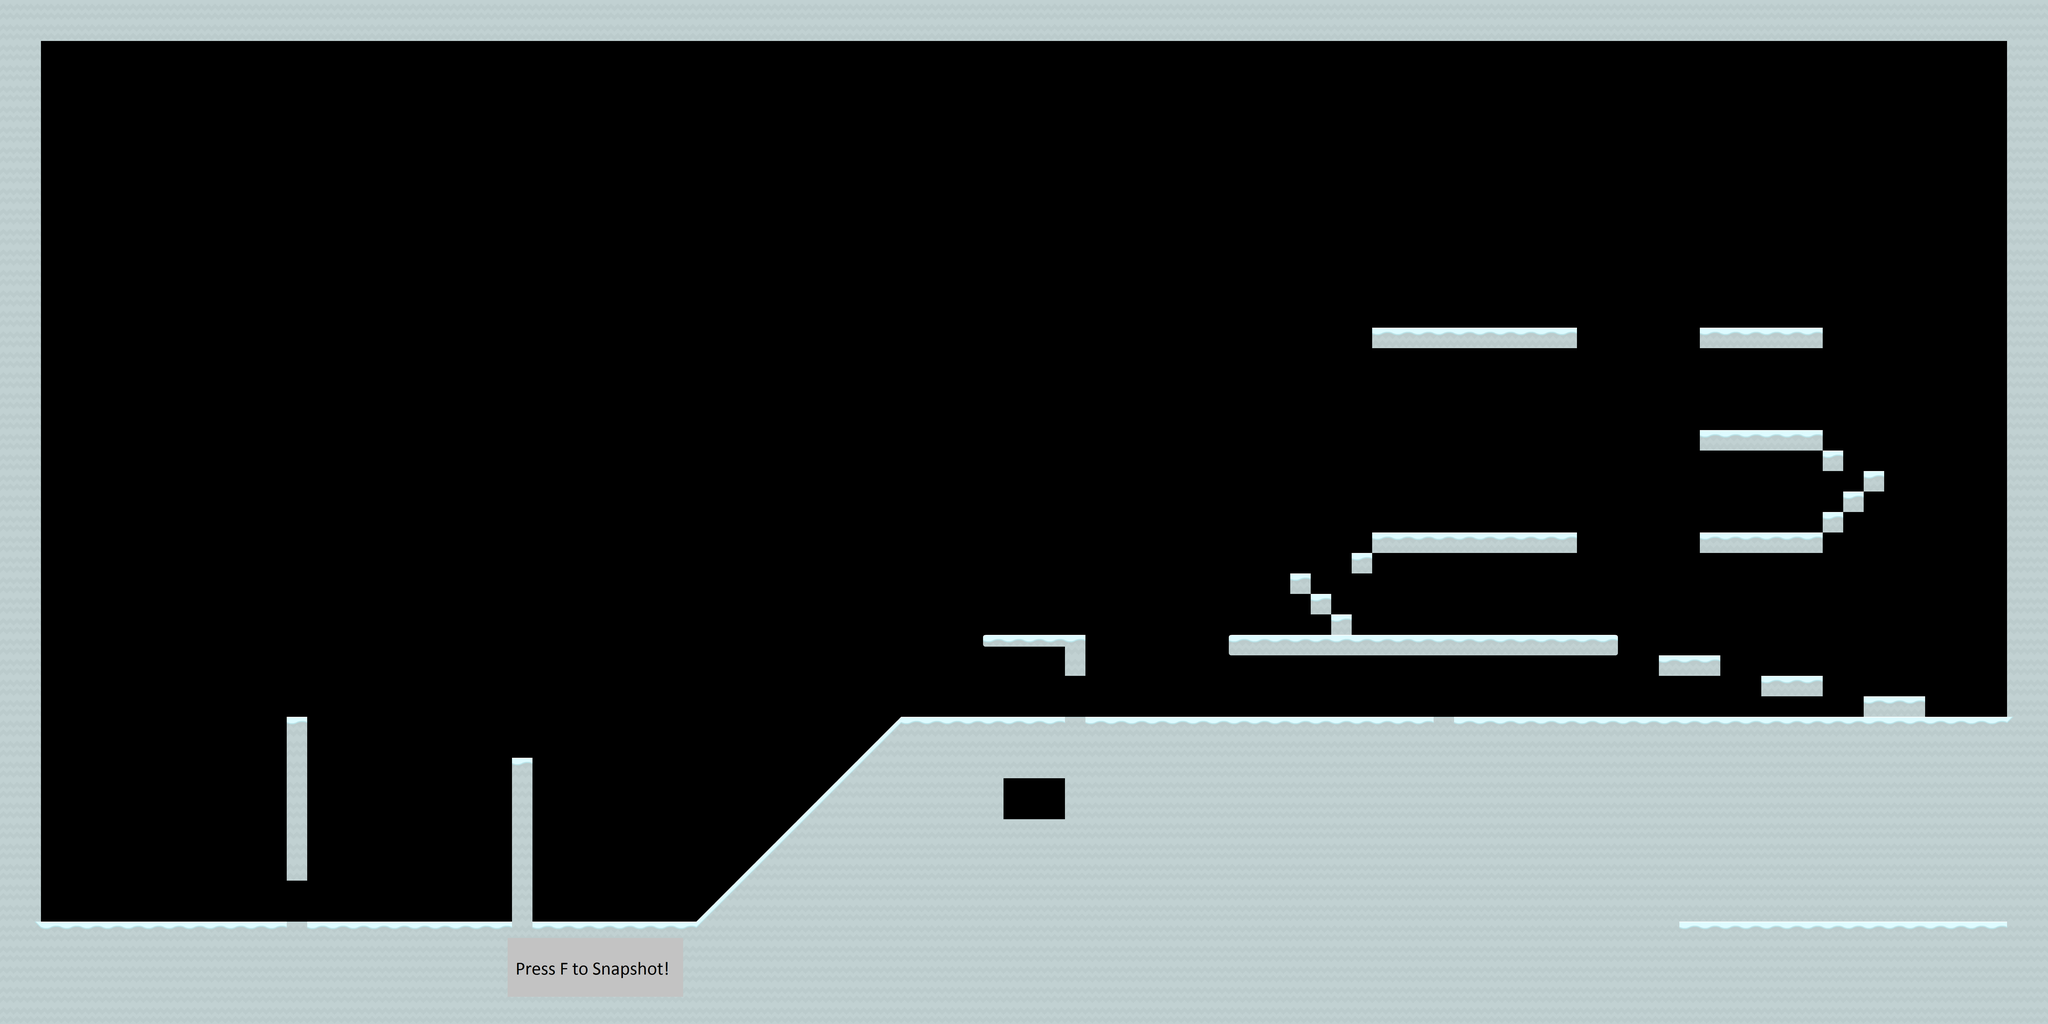

A 2D game scene composited from a Tiled map and its tileset images. What follows is a short description and the map's XML, with each tile layer's data collapsed to a summary:
An orthogonal 100x50 tile map with 70x70 px tiles, 1 tile layer (Background), 1 image layer and 42 objects (2x Wall1, ScreenHelper, Floor, BorderL, BorderR, ...).

<map version="1.0" tiledversion="1.0.2" orientation="orthogonal" renderorder="right-down" width="100" height="50" tilewidth="70" tileheight="70" nextobjectid="81">
 <tileset firstgid="1" source="environment.tsx" />
 <layer name="Background" width="100" height="50">
  <data>[5000 cells, 1557 non-empty, 9 distinct tile ids]</data>
 </layer>
 <objectgroup name="Screen">
  <object id="1" name="ScreenHelper" x="4432.69" y="1423.36" width="1280" height="720" />
  <object id="68" x="4550" y="2101" width="70" height="70">
   <properties>
    <property name="collidable" type="bool" value="true" />
   </properties>
  </object>
  <object id="70" x="4480" y="2030" width="70" height="70">
   <properties>
    <property name="collidable" type="bool" value="true" />
   </properties>
  </object>
  <object id="71" x="4410" y="1960" width="70" height="70">
   <properties>
    <property name="collidable" type="bool" value="true" />
   </properties>
  </object>
  <object id="72" x="4620" y="1890" width="70" height="70">
   <properties>
    <property name="collidable" type="bool" value="true" />
   </properties>
  </object>
  <object id="74" x="6230" y="1750" width="70" height="70">
   <properties>
    <property name="collidable" type="bool" value="true" />
   </properties>
  </object>
  <object id="75" x="6300" y="1680" width="70" height="70">
   <properties>
    <property name="collidable" type="bool" value="true" />
   </properties>
  </object>
  <object id="76" x="6370" y="1610" width="70" height="70">
   <properties>
    <property name="collidable" type="bool" value="true" />
   </properties>
  </object>
  <object id="77" x="6230" y="1540" width="70" height="70">
   <properties>
    <property name="collidable" type="bool" value="true" />
   </properties>
  </object>
 </objectgroup>
 <objectgroup name="Objects">
  <properties>
   <property name="collidable" type="bool" value="true" />
  </properties>
  <object id="2" name="Floor" x="0" y="3150" width="7000" height="350">
   <properties>
    <property name="collidable" type="bool" value="true" />
   </properties>
  </object>
  <object id="11" name="BorderL" x="0" y="142.545" width="140" height="3007.45">
   <properties>
    <property name="collidable" type="bool" value="true" />
   </properties>
  </object>
  <object id="13" name="BorderR" x="6860.27" y="140" width="140" height="3010">
   <properties>
    <property name="collidable" type="bool" value="true" />
   </properties>
  </object>
  <object id="27" name="PlayerStart" x="210.667" y="3080" width="70" height="70">
   <properties>
    <property name="playerStart" type="bool" value="true" />
   </properties>
  </object>
  <object id="35" name="Box1" x="560" y="3080" width="70" height="70">
   <properties>
    <property name="box" type="bool" value="true" />
   </properties>
  </object>
  <object id="36" name="Button1" x="770" y="3135" width="70" height="15">
   <properties>
    <property name="button" type="bool" value="true" />
    <property name="sensor" type="bool" value="true" />
    <property name="target" value="Door1" />
   </properties>
  </object>
  <object id="37" name="Door1" x="980" y="3010" width="70" height="140">
   <properties>
    <property name="door" type="bool" value="true" />
   </properties>
  </object>
  <object id="39" name="Wall1" x="980" y="2450" width="70" height="560">
   <properties>
    <property name="collidable" type="bool" value="true" />
   </properties>
  </object>
  <object id="40" name="Wall2" x="1750" y="2590" width="70" height="560">
   <properties>
    <property name="collidable" type="bool" value="true" />
   </properties>
  </object>
  <object id="43" name="Box2" x="3500" y="2730" width="70" height="70">
   <properties>
    <property name="box" type="bool" value="true" />
   </properties>
  </object>
  <object id="44" name="Door2" x="3640" y="2310" width="70" height="140">
   <properties>
    <property name="door" type="bool" value="true" />
   </properties>
  </object>
  <object id="42" name="Button2" x="3500" y="2155" width="70" height="15">
   <properties>
    <property name="button" type="bool" value="true" />
    <property name="sensor" type="bool" value="true" />
    <property name="target" value="Door2" />
   </properties>
  </object>
  <object id="45" x="2378" y="3148">
   <properties>
    <property name="collidable" type="bool" value="true" />
   </properties>
   <polygon points="1.09091,2.18182 702,-697.333 701.818,2.36364" />
  </object>
  <object id="46" x="3080" y="2450" width="350" height="700">
   <properties>
    <property name="collidable" type="bool" value="true" />
   </properties>
  </object>
  <object id="47" x="3640" y="2450" width="3220" height="700">
   <properties>
    <property name="collidable" type="bool" value="true" />
   </properties>
  </object>
  <object id="48" x="3430" y="2450" width="210" height="210">
   <properties>
    <property name="collidable" type="bool" value="true" />
   </properties>
  </object>
  <object id="49" x="3430" y="2800" width="210" height="350">
   <properties>
    <property name="collidable" type="bool" value="true" />
   </properties>
  </object>
  <object id="50" x="3360" y="2170" width="350" height="70">
   <properties>
    <property name="collidable" type="bool" value="true" />
   </properties>
  </object>
  <object id="54" x="3640" y="2240" width="70" height="70">
   <properties>
    <property name="collidable" type="bool" value="true" />
   </properties>
  </object>
  <object id="55" name="Door3" x="4900" y="2240" width="70" height="210">
   <properties>
    <property name="door" type="bool" value="true" />
   </properties>
  </object>
  <object id="56" name="Button3" x="4200" y="2155" width="70" height="15">
   <properties>
    <property name="button" type="bool" value="true" />
    <property name="sensor" type="bool" value="true" />
    <property name="target" value="Door3" />
   </properties>
  </object>
  <object id="58" name="Box3" x="5460" y="2100" width="70" height="70">
   <properties>
    <property name="box" type="bool" value="true" />
   </properties>
  </object>
  <object id="59" x="4200" y="2170" width="1330" height="70">
   <properties>
    <property name="collidable" type="bool" value="true" />
   </properties>
  </object>
  <object id="60" x="5670" y="2240" width="210" height="70">
   <properties>
    <property name="collidable" type="bool" value="true" />
   </properties>
  </object>
  <object id="61" x="6020" y="2310" width="210" height="70">
   <properties>
    <property name="collidable" type="bool" value="true" />
   </properties>
  </object>
  <object id="62" x="6370" y="2380" width="210" height="70">
   <properties>
    <property name="collidable" type="bool" value="true" />
   </properties>
  </object>
  <object id="63" x="5810" y="1820" width="420" height="70">
   <properties>
    <property name="collidable" type="bool" value="true" />
   </properties>
  </object>
  <object id="66" x="4690" y="1120" width="700" height="70">
   <properties>
    <property name="collidable" type="bool" value="true" />
   </properties>
  </object>
  <object id="65" x="5810" y="1120" width="420" height="70">
   <properties>
    <property name="collidable" type="bool" value="true" />
   </properties>
  </object>
  <object id="64" x="5810" y="1470" width="420" height="70">
   <properties>
    <property name="collidable" type="bool" value="true" />
   </properties>
  </object>
  <object id="67" x="4690" y="1820" width="700" height="70">
   <properties>
    <property name="collidable" type="bool" value="true" />
   </properties>
  </object>
  <object id="73" name="Wall1" x="856" y="3140" width="70" height="10">
   <properties>
    <property name="collidable" type="bool" value="true" />
   </properties>
  </object>
  </objectgroup>
 <imagelayer name="Hints" offsetx="1735.27" offsety="3206.18">
  <image source="snapshotHint.png" width="600" height="201" />
 </imagelayer>
</map>
<!-- 1 of 42 objects omitted -->
